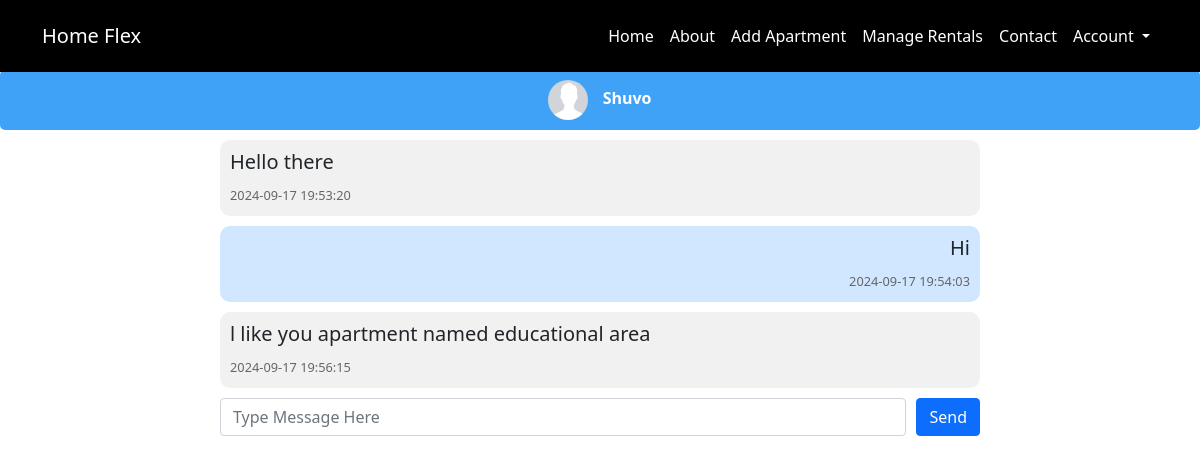
Before: /message.php?ed=10&sd=1 (signed in) with the older database file.
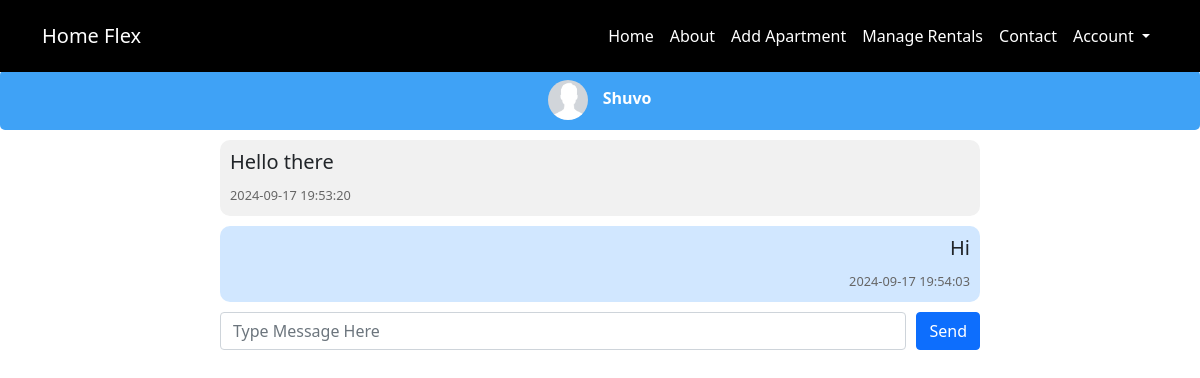
After: the same page with the newer database file.
### tables this page shows
CREATE TABLE `conversation` (
  `conversation_id` int(11) NOT NULL,
  `from_` int(11) NOT NULL,
  `to_` int(11) NOT NULL,
  `message` varchar(1000) NOT NULL,
  `send_at` timestamp NOT NULL DEFAULT current_timestamp()
);

### message.php (the view, shortened to what this page needs)
<!DOCTYPE html>
<html lang="en">
<head>
    <link rel="stylesheet" href="index.css">
    <link rel="stylesheet" href="css/bootstrap.min.css">
    <link rel="stylesheet" href="https://cdnjs.cloudflare.com/ajax/libs/font-awesome/6.5.2/css/all.min.css" />
</head>
<body>
    <?php
    include "dbconfig.php";
    include "navbar.php";
    ?>
    <br> <br> <br> <br> <br>
    <div class="username-section">
        <?php
        if ($_GET['ed'] == 0)
            $receiver_id = $_SESSION['user_id_'];
        else if (isset($_GET['sd']) && $_GET['sd'] == 1)
            $receiver_id = $_GET['ed'];
        else
            $receiver_id = $_SESSION['user_id__'];
        $sql ="SELECT * from users where user_id='$receiver_id'";
        $res = $conn -> query($sql);
        $row_ = $res ->fetch_assoc();
        if($row_['account_type'] == 'Owner') $sql1 ="SELECT * from owner where user_id='$receiver_id'";
        else $sql1 = "SELECT * from resident where user_id='$receiver_id'";
        $res1 = $conn -> query($sql1);
        $row__ = $res1->fetch_assoc();
        ?>
        <img src="./img/profile.png" alt="User Avatar" class="user-avatar">
        <strong><?php echo $row__['username']?></strong>
    </div>
    <div class="chat-container">
        <div class="chat-messages">
            <?php
            $sender_id = $_SESSION['user_id'];
            if ($_GET['ed'] == 0)
                $receiver_id = $_SESSION['user_id_'];
            else if (isset($_GET['sd']) && $_GET['sd'] == 1)
                $receiver_id = $_GET['ed'];
            else
                $receiver_id = $_SESSION['user_id__'];
            $sql1 = "SELECT * from conversation where (from_ = '$sender_id' AND to_ = '$receiver_id') OR (to_ = '$sender_id' AND from_ = '$receiver_id')";
            $result1 = $conn->query($sql1);
            while ($row = mysqli_fetch_assoc($result1)) {
            ?>
                <div class="message-box <?php echo $row['from_'] == $sender_id ? 'message-sent' : 'message-received'; ?>">
                    <h5><?php echo $row['message']; ?></h5>
                    <small class="message-time"><?php echo $row['send_at']; ?></small>
                </div>
            <?php
            }
            ?>
        </div>
        <form method="POST" action="" class="chat-form">
            <input type="text" name="message" class="form-control" placeholder="Type Message Here" required>
            <button type="submit" class="btn btn-primary" name="submit">Send</button>
        </form>
    </div>
</body>
</html>

Changed rows visible on the page:
removed conversation: message "l like you apartment named educational area", send_at "2024-09-17 19:56:15"
